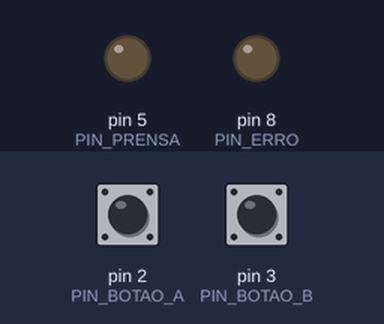
Bench run of a sketch on a simulated Arduino Uno, built with avr-gcc and run on an emulated ATmega328P. Parts: output pins drawn as LEDs (lit = HIGH). The inputs (shaded band) are chosen by the test bench; at power-on: pin 2 (PIN_BOTAO_A) HIGH, pin 3 (PIN_BOTAO_B) HIGH. What the sketch prints to the serial monitor is not drawn.

Above: at 1.7 s.
1.8 s: pin 2 (PIN_BOTAO_A) pulled LOW for 0.15 s
At 3.2 s:
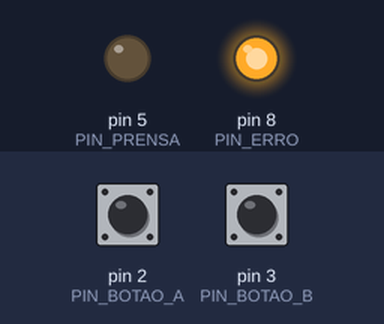
4.9 s: pin 3 (PIN_BOTAO_B) pulled LOW for 0.15 s
At 8.2 s:
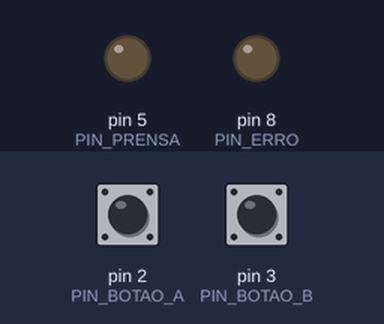
Timing chart, 0 to 9.7 s (numbered marks = the images above; inputs shaded):
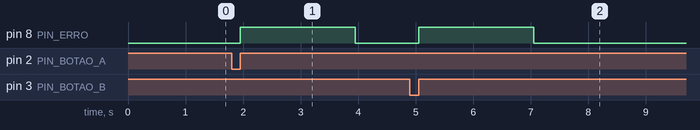

Measured:
- after the input at 1.8 s, pin 8 (PIN_ERRO): LOW → HIGH after 0.15 s, → LOW 2.0 s later
- after the input at 4.9 s, pin 8 (PIN_ERRO): LOW → HIGH after 0.15 s, → LOW 2.0 s later

The sketch:

exercicio15.ino
```cpp
// ============================================================
//  Prensa Hidráulica com Comando Bi-manual (NR-12)
//  - Botão A no pino 2  → mão esquerda
//  - Botão B no pino 3  → mão direita
//  - LED 1 no pino 5    → prensa descendo (operação normal)
//  - LED 4 no pino 8    → erro de segurança
//
//  Regra: A e B pressionados com Δt < 500 ms → prensa ativa
//         Apenas um botão OU Δt ≥ 500 ms     → erro
//         Qualquer botão solto               → prensa para
// ============================================================

const int PIN_BOTAO_A = 2;
const int PIN_BOTAO_B = 3;
const int PIN_PRENSA  = 5;   // LED 1
const int PIN_ERRO    = 8;   // LED 4

const unsigned long JANELA_MS      = 500;  // Δt máximo entre os dois botões
const unsigned long TEMPO_ERRO_MS  = 2000; // LED de erro fica aceso por 2 s
const unsigned long DEBOUNCE_MS    = 25;   // filtro de ruído mecânico

// --- Máquina de estados ---
enum Estado {
  AGUARDANDO,     // nenhum botão pressionado
  PRIMEIRO_BOTAO, // um botão foi pressionado, aguardando o segundo
  OPERANDO,       // ambos dentro da janela → prensa ativa
  ERRO,           // falha de segurança → LED erro aceso
  LIBERANDO       // aguarda ambos os botões serem soltos antes de resetar
};

Estado estado = AGUARDANDO;

unsigned long tempoprimeiro   = 0;   // timestamp do 1º botão pressionado
unsigned long tempoInicioErro = 0;   // timestamp de quando o erro foi acionado
int           primeiroBotao   = 0;   // qual botão foi pressionado primeiro (A=2 / B=3)

// ============================================================
void setup() {
  pinMode(PIN_BOTAO_A, INPUT_PULLUP);
  pinMode(PIN_BOTAO_B, INPUT_PULLUP);
  pinMode(PIN_PRENSA,  OUTPUT);
  pinMode(PIN_ERRO,    OUTPUT);
  digitalWrite(PIN_PRENSA, LOW);
  digitalWrite(PIN_ERRO,   LOW);

  Serial.begin(9600);
  Serial.println("╔══════════════════════════════════════════╗");
  Serial.println("║   Prensa Bi-manual NR-12 — v1.0          ║");
  Serial.println("╠══════════════════════════════════════════╣");
  Serial.println("║  Pressione A e B em até 500 ms           ║");
  Serial.println("║  para acionar a prensa com segurança     ║");
  Serial.println("╚══════════════════════════════════════════╝\n");
}

// ============================================================
bool leituraDebounce(int pino) {
  if (digitalRead(pino) == LOW) {
    delay(DEBOUNCE_MS);
    return digitalRead(pino) == LOW;
  }
  return false;
}

bool botaoA() { return leituraDebounce(PIN_BOTAO_A); }
bool botaoB() { return leituraDebounce(PIN_BOTAO_B); }
bool ambosPressos() {
  return digitalRead(PIN_BOTAO_A) == LOW &&
         digitalRead(PIN_BOTAO_B) == LOW;
}
bool amblosSoltos() {
  return digitalRead(PIN_BOTAO_A) == HIGH &&
         digitalRead(PIN_BOTAO_B) == HIGH;
}

// ============================================================
void acionarPrensa() {
  digitalWrite(PIN_PRENSA, HIGH);
  digitalWrite(PIN_ERRO,   LOW);
  Serial.println("  ✔ PRENSA ATIVA — ambas as mãos confirmadas");
}

void pararPrensa() {
  digitalWrite(PIN_PRENSA, LOW);
  Serial.println("  ■ Prensa parada — botão solto");
}

void acionarErro(const char* motivo) {
  digitalWrite(PIN_PRENSA, LOW);
  digitalWrite(PIN_ERRO,   HIGH);
  tempoInicioErro = millis();
  estado = ERRO;
  Serial.print("  ✖ ERRO DE SEGURANÇA: ");
  Serial.println(motivo);
}

void resetarSistema() {
  digitalWrite(PIN_PRENSA, LOW);
  digitalWrite(PIN_ERRO,   LOW);
  primeiroBotao = 0;
  tempoprimeiro  = 0;
  estado = AGUARDANDO;
  Serial.println("  ○ Sistema resetado — aguardando comando\n");
}

// ============================================================
void loop() {
  unsigned long agora = millis();

  bool pressA = (digitalRead(PIN_BOTAO_A) == LOW);
  bool pressB = (digitalRead(PIN_BOTAO_B) == LOW);

  switch (estado) {

    // --------------------------------------------------------
    case AGUARDANDO:
      // Detecta qual botão foi pressionado primeiro
      if (pressA && !pressB) {
        delay(DEBOUNCE_MS);
        if (digitalRead(PIN_BOTAO_A) == LOW) {
          primeiroBotao = PIN_BOTAO_A;
          tempoprimeiro  = millis();
          estado = PRIMEIRO_BOTAO;
          Serial.println("  → Botão A pressionado — aguardando Botão B...");
        }
      } else if (pressB && !pressA) {
        delay(DEBOUNCE_MS);
        if (digitalRead(PIN_BOTAO_B) == LOW) {
          primeiroBotao = PIN_BOTAO_B;
          tempoprimeiro  = millis();
          estado = PRIMEIRO_BOTAO;
          Serial.println("  → Botão B pressionado — aguardando Botão A...");
        }
      } else if (pressA && pressB) {
        // Ambos simultaneamente: trata como válido
        delay(DEBOUNCE_MS);
        if (ambosPressos()) {
          acionarPrensa();
          estado = OPERANDO;
        }
      }
      break;

    // --------------------------------------------------------
    case PRIMEIRO_BOTAO: {
      unsigned long deltaT = agora - tempoprimeiro;

      // Janela expirou com apenas um botão → erro
      if (deltaT >= JANELA_MS) {
        Serial.print("  Δt = ");
        Serial.print(deltaT);
        Serial.println(" ms — janela expirada");
        acionarErro("apenas um botao pressionado (timeout)");
        break;
      }

      // Botão original foi solto antes do segundo → erro
      if (primeiroBotao == PIN_BOTAO_A && !pressA) {
        acionarErro("Botao A solto antes de pressionar B");
        break;
      }
      if (primeiroBotao == PIN_BOTAO_B && !pressB) {
        acionarErro("Botao B solto antes de pressionar A");
        break;
      }

      // Segundo botão pressionado dentro da janela → opera
      if (ambosPressos()) {
        delay(DEBOUNCE_MS);
        if (ambosPressos()) {
          Serial.print("  Δt = ");
          Serial.print(deltaT);
          Serial.println(" ms — dentro da janela ✔");
          acionarPrensa();
          estado = OPERANDO;
        }
      }
      break;
    }

    // --------------------------------------------------------
    case OPERANDO:
      // Qualquer botão solto → para a prensa imediatamente
      if (!pressA || !pressB) {
        delay(DEBOUNCE_MS);
        if (!ambosPressos()) {
          pararPrensa();
          estado = LIBERANDO;
        }
      }
      break;

    // --------------------------------------------------------
    case ERRO:
      // Mantém LED de erro por 2 s, depois aguarda ambos soltos
      if (agora - tempoInicioErro >= TEMPO_ERRO_MS) {
        digitalWrite(PIN_ERRO, LOW);
        Serial.println("  LED de erro apagado — solte os botões para resetar");
        estado = LIBERANDO;
      }
      break;

    // --------------------------------------------------------
    case LIBERANDO:
      // Aguarda ambos os botões serem completamente soltos
      if (amblosSoltos()) {
        delay(DEBOUNCE_MS);
        if (amblosSoltos()) {
          resetarSistema();
        }
      }
      break;
  }
}
```
